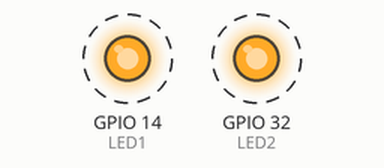
Recording of a sketch running on a simulated ESP32. On the bench: output pins drawn as LEDs (lit = HIGH). Dashed ring = blinking. What the sketch prints to the serial monitor is not drawn.

Above: at 0.5 s.
Timing chart, 0 to 4.6 s (numbered marks = the images above):
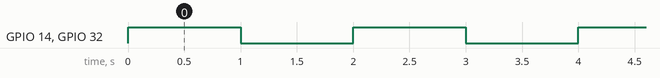

Measured:
- by itself, GPIO 14 (LED1), GPIO 32 (LED2): alternates HIGH for 1.0 s and LOW for 1.0 s
- by itself, everything shown: repeats every 2.0 s, in 4 steps

The sketch:

blinkTest.ino
```cpp
#define LED1 14
#define LED2 32

TaskHandle_t Task1;

void setup() {
  // put your setup code here, to run once:
  Serial.begin(115200);
  pinMode(LED1, OUTPUT);
  pinMode(LED2, OUTPUT);
  xTaskCreatePinnedToCore(codeForTask1, "Task_1", 1000, NULL, 1, &Task1, 0);


  delay(1);
}

void loop() {
  // put your main code here, to run repeatedly:
  Serial.print("Nucle: ");
  Serial.println(xPortGetCoreID());

  digitalWrite(LED2, HIGH);
  delay(1000);
  digitalWrite(LED2, LOW);
  delay(1000);

}

void codeForTask1(void *parameter)
{
  for(;;)
  {
    Serial.print("Core: ");
    Serial.println(xPortGetCoreID());

    digitalWrite(LED1, HIGH);
    delay(1000);
    digitalWrite(LED1, LOW);
    delay(1000);
  }
}
```
